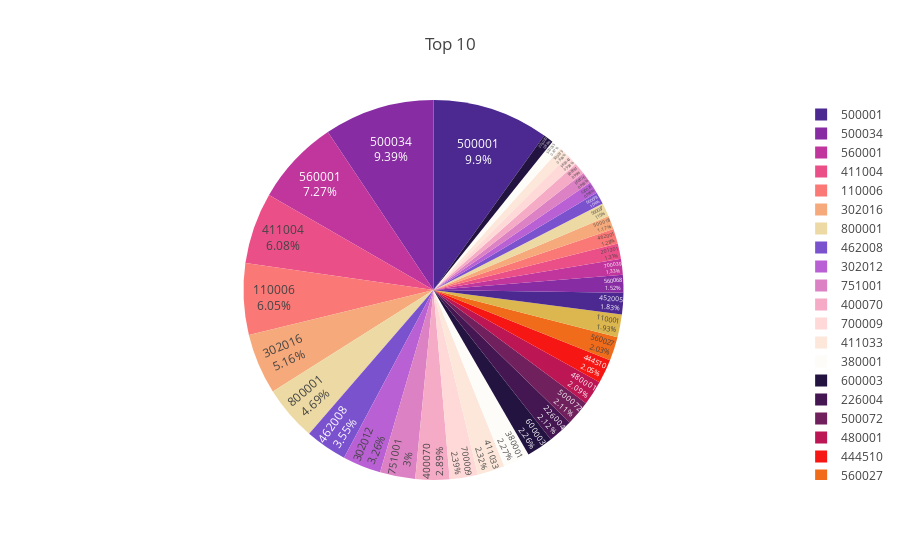

Notebook cell for this chart:
### Code cell
# top transaction:
cursor.execute(f"select pincode, sum(Transaction_count) as Total_Transactions_Count, sum(Transaction_amount) as Total from top_transaction where years in (2018,2019,2020,2021,2022,2023) and quarter in(1,2,3,4) group by pincode order by Total desc limit 36")
df = pd.DataFrame(cursor.fetchall(), columns=['Pincode', 'Transactions_Count','Total_Amount'])
fig = px.pie(df, values='Total_Amount',
                    names='Pincode',
                    title='Top 10',
                    color_discrete_sequence=px.colors.sequential.Agsunset,
                    hover_data=['Transactions_Count'],
                    labels={'Transactions_Count':'Transactions_Count'})

fig.update_traces(textposition='inside', textinfo='percent+label')
